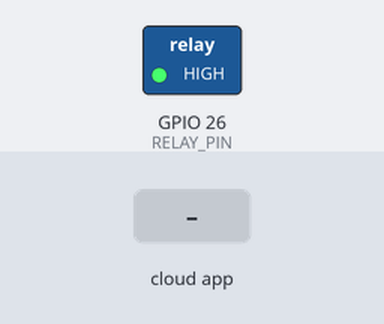
Simulated run of this sketch. Board: ESP32. Parts: switched loads named in the sketch (green lamp = pin HIGH). The test bench sets the inputs (shaded band). WiFi joins after 1.5 s; servers stay silent unless stated; no MQTT or app messages arrive unless stated; what the sketch prints to the serial monitor is not drawn.

Above: at 3.2 s.
3.3 s: the phone or cloud app sets bulb to ON
At 4.4 s:
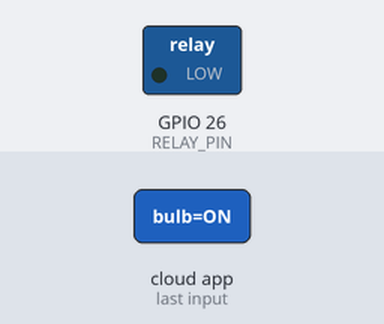
6.3 s: the phone or cloud app sets bulb to OFF
At 7.7 s:
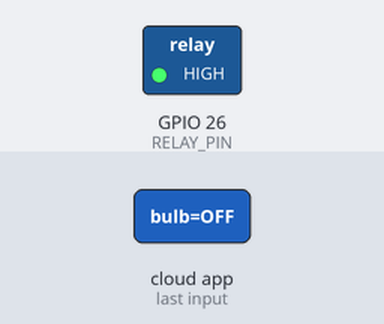
Timing chart, 0 to 9.3 s (numbered marks = the images above; inputs shaded):
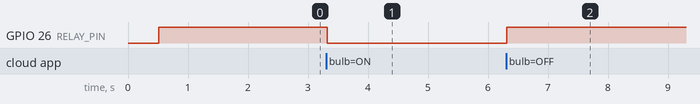

The sketch:

task2_adafruit_mqtt.ino
```cpp
/*
  ==============================================================================
  Project: Week 7 - Task 2: Adafruit IO Dashboard & MQTT Cloud Control
  Author: Archana C
  Institution: Kumaraguru College of Technology (KCT)
  Repository: https://github.com/archin123/portfolio
  Target Board: ESP32 Dev Module
  Description:
    Connects ESP32 to the Adafruit IO Cloud via MQTT protocol (Port 1883/8883).
    Subscribes to feed 'archana_07/feeds/bulb'. When a user toggles the switch
    on the Adafruit IO dashboard, the MQTT broker distributes the payload to
    the ESP32, which actuates a 5V SPDT Relay module controlling a 230V bulb.
  ==============================================================================
*/

#include <WiFi.h>
#include "Adafruit_MQTT.h"
#include "Adafruit_MQTT_Client.h"

// -----------------------------------------------------------------------------
// Network & Adafruit IO Credentials
// -----------------------------------------------------------------------------
#define WLAN_SSID       "YOUR_WIFI_SSID"
#define WLAN_PASS       "YOUR_WIFI_PASSWORD"

#define AIO_SERVER      "io.adafruit.com"
#define AIO_SERVERPORT  1883                   // 1883 for unencrypted MQTT, 8883 for SSL/TLS
#define AIO_USERNAME    "archana_07"           // Adafruit IO Account Username
#define AIO_KEY         "aio_YOUR_SECRET_AIO_KEY" // Keep private in deployment

// -----------------------------------------------------------------------------
// Hardware Pin Definitions
// -----------------------------------------------------------------------------
// Relay control input connected to GPIO 26
const int RELAY_PIN = 26;

// Relay module logic configuration (Most 5V relay modules are active-LOW)
const bool RELAY_ACTIVE_STATE = LOW;   // LOW turns relay coil ON
const bool RELAY_INACTIVE_STATE = HIGH; // HIGH turns relay coil OFF

// -----------------------------------------------------------------------------
// MQTT Client & Feed Subscription Setup
// -----------------------------------------------------------------------------
WiFiClient client;
Adafruit_MQTT_Client mqtt(&client, AIO_SERVER, AIO_SERVERPORT, AIO_USERNAME, AIO_KEY);

// Setup a feed called 'bulb' for subscribing to changes:
// Full MQTT Topic: "archana_07/feeds/bulb"
Adafruit_MQTT_Subscribe bulbFeed = Adafruit_MQTT_Subscribe(&mqtt, AIO_USERNAME "/feeds/bulb");

// -----------------------------------------------------------------------------
// Function Prototypes
// -----------------------------------------------------------------------------
void MQTT_connect();

// -----------------------------------------------------------------------------
// Callback Function for Incoming MQTT Messages
// -----------------------------------------------------------------------------
void bulbCallback(char *data, uint16_t len) {
  String command = String(data);
  command.trim();

  Serial.print("Received command: ");
  Serial.println(command);

  if (command.equalsIgnoreCase("ON") || command == "1") {
    digitalWrite(RELAY_PIN, RELAY_ACTIVE_STATE);
    Serial.println("Relay: ON");
    Serial.println("Bulb: ON");
  } else if (command.equalsIgnoreCase("OFF") || command == "0") {
    digitalWrite(RELAY_PIN, RELAY_INACTIVE_STATE);
    Serial.println("Relay: OFF");
    Serial.println("Bulb: OFF");
  } else {
    Serial.print("Unknown command payload: ");
    Serial.println(command);
  }
}

// -----------------------------------------------------------------------------
// Setup Function
// -----------------------------------------------------------------------------
void setup() {
  Serial.begin(115200);
  delay(500);

  Serial.println("\n==========================================");
  Serial.println("  Adafruit IO Dashboard & MQTT Control    ");
  Serial.println("  Student: Archana C (Account: archana_07)");
  Serial.println("==========================================");

  // Initialize Relay control pin
  pinMode(RELAY_PIN, OUTPUT);
  digitalWrite(RELAY_PIN, RELAY_INACTIVE_STATE); // Default to bulb OFF
  Serial.println("Bulb: OFF");

  // Connect to Wi-Fi
  Serial.print("Connecting to Wi-Fi SSID: ");
  Serial.println(WLAN_SSID);
  WiFi.mode(WIFI_STA);
  WiFi.begin(WLAN_SSID, WLAN_PASS);

  while (WiFi.status() != WL_CONNECTED) {
    delay(500);
    Serial.print(".");
  }

  Serial.println("\nWi-Fi Connected!");
  Serial.print("IP Address: ");
  Serial.println(WiFi.localIP());

  // Attach callback function to the bulb feed subscription
  bulbFeed.setCallback(bulbCallback);
  mqtt.subscribe(&bulbFeed);

  Serial.println("Subscribed to MQTT Feed: " AIO_USERNAME "/feeds/bulb");
}

// -----------------------------------------------------------------------------
// Main Loop
// -----------------------------------------------------------------------------
void loop() {
  // Ensure the connection to the MQTT server is alive
  MQTT_connect();

  // Process incoming subscription packets and trigger registered callbacks
  // Timeout set to 5000 ms to yield processor time gracefully
  mqtt.processPackets(5000);

  // Send keepalive ping to prevent MQTT broker disconnection timeout
  if (!mqtt.ping()) {
    mqtt.disconnect();
  }
}

// -----------------------------------------------------------------------------
// Robust MQTT Connection Handler with Exponential Backoff
// -----------------------------------------------------------------------------
void MQTT_connect() {
  int8_t ret;

  // Stop if already connected.
  if (mqtt.connected()) {
    return;
  }

  Serial.print("Connecting to Adafruit IO MQTT Broker... ");

  uint8_t retries = 5;
  while ((ret = mqtt.connect()) != 0) { // connect will return 0 for success
    Serial.println(mqtt.connectErrorString(ret));
    Serial.println("Retrying Adafruit IO connection in 5 seconds...");
    mqtt.disconnect();
    delay(5000);
    retries--;
    if (retries == 0) {
      Serial.println("MQTT Connection failed. Resetting ESP32 watchdog...");
      // Wait for next loop iteration
      return;
    }
  }
  Serial.println("Adafruit IO Connected Successfully!");
}
```

Measured:
- after the input at 3.3 s, GPIO 26 (RELAY_PIN): HIGH → LOW at once
- after the input at 6.3 s, GPIO 26 (RELAY_PIN): LOW → HIGH at once
